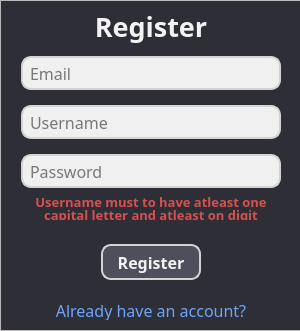
           <widget class="QFrame" name="registerFrame">
            <property name="enabled">
             <bool>true</bool>
            </property>
            <property name="minimumSize">
             <size>
              <width>300</width>
              <height>230</height>
             </size>
            </property>
            <property name="maximumSize">
             <size>
              <width>300</width>
              <height>730</height>
             </size>
            </property>
            <property name="styleSheet">
             <string notr="true">#registerFrame {
    background-color: #2D2E36;
    border: none;
}</string>
            </property>
            <property name="frameShape">
             <enum>QFrame::StyledPanel</enum>
            </property>
            <property name="frameShadow">
             <enum>QFrame::Raised</enum>
            </property>
            <layout class="QGridLayout" name="gridLayout_7">
             <property name="leftMargin">
              <number>0</number>
             </property>
             <property name="topMargin">
              <number>0</number>
             </property>
             <property name="rightMargin">
              <number>0</number>
             </property>
             <property name="bottomMargin">
              <number>0</number>
             </property>
             <property name="spacing">
              <number>0</number>
             </property>
             <item row="0" column="0">
              <widget class="QFrame" name="registerVerticalFrame">
               <property name="minimumSize">
                <size>
                 <width>300</width>
                 <height>230</height>
                </size>
               </property>
               <property name="maximumSize">
                <size>
                 <width>300</width>
                 <height>575</height>
                </size>
               </property>
               <property name="styleSheet">
                <string notr="true">#registerVerticalFrame {
	background-color: #2D2E36;
	border: none;
}</string>
               </property>
               <layout class="QVBoxLayout" name="verticalLayout_21">
                <property name="spacing">
                 <number>5</number>
                </property>
                <property name="leftMargin">
                 <number>15</number>
                </property>
                <property name="topMargin">
                 <number>0</number>
                </property>
                <property name="rightMargin">
                 <number>15</number>
                </property>
                <property name="bottomMargin">
                 <number>10</number>
                </property>
                <item>
                 <widget class="QLabel" name="registerLabel">
                  <property name="minimumSize">
                   <size>
                    <width>0</width>
                    <height>50</height>
                   </size>
                  </property>
                  <property name="maximumSize">
                   <size>
                    <width>16777215</width>
                    <height>70</height>
                   </size>
                  </property>
                  <property name="font">
                   <font>
                    <family>Cairo</family>
                    <pointsize>20</pointsize>
                    <weight>75</weight>
                    <bold>true</bold>
                   </font>
                  </property>
                  <property name="styleSheet">
                   <string notr="true">#registerLabel {
	color: #f3f3f3;
	background-color: #2D2E36;

}</string>
                  </property>
                  <property name="text">
                   <string>Register</string>
                  </property>
                  <property name="alignment">
                   <set>Qt::AlignCenter</set>
                  </property>
                  <property name="margin">
                   <number>0</number>
                  </property>
                 </widget>
                </item>
                <item>
                 <widget class="QLineEdit" name="registerEmailLineEdit">
                  <property name="sizePolicy">
                   <sizepolicy hsizetype="Expanding" vsizetype="Expanding">
                    <horstretch>0</horstretch>
                    <verstretch>0</verstretch>
                   </sizepolicy>
                  </property>
                  <property name="minimumSize">
                   <size>
                    <width>250</width>
                    <height>44</height>
                   </size>
                  </property>
                  <property name="maximumSize">
                   <size>
                    <width>16777215</width>
                    <height>44</height>
                   </size>
                  </property>
                  <property name="sizeIncrement">
                   <size>
                    <width>0</width>
                    <height>0</height>
                   </size>
                  </property>
                  <property name="font">
                   <font>
                    <family>Cairo</family>
                    <pointsize>12</pointsize>
                   </font>
                  </property>
                  <property name="toolTip">
                   <string>&lt;html&gt;&lt;head/&gt;&lt;body&gt;&lt;p&gt;Enter a valid email address (e.g., name@example.com).&lt;/p&gt;&lt;/body&gt;&lt;/html&gt;</string>
                  </property>
                  <property name="styleSheet">
                   <string notr="true">#registerEmailLineEdit {
    background-color: #f0f0f0; 
    border: 2px solid lightgray;  
    border-radius: 10px;         
    padding: 5px;                     
    color: black;             
	margin: 0px 5px 10px 5px;
}</string>
                  </property>
                  <property name="text">
                   <string/>
                  </property>
                  <property name="placeholderText">
                   <string>Email</string>
                  </property>
                 </widget>
                </item>
                <item>
                 <widget class="QLineEdit" name="registerUsernameLineEdit">
                  <property name="sizePolicy">
                   <sizepolicy hsizetype="Expanding" vsizetype="Expanding">
                    <horstretch>0</horstretch>
                    <verstretch>0</verstretch>
                   </sizepolicy>
                  </property>
                  <property name="minimumSize">
                   <size>
                    <width>250</width>
                    <height>44</height>
                   </size>
                  </property>
                  <property name="maximumSize">
                   <size>
                    <width>16777215</width>
                    <height>44</height>
                   </size>
                  </property>
                  <property name="sizeIncrement">
                   <size>
                    <width>0</width>
                    <height>0</height>
                   </size>
                  </property>
                  <property name="font">
                   <font>
                    <family>Cairo</family>
                    <pointsize>12</pointsize>
                   </font>
                  </property>
                  <property name="toolTip">
                   <string>&lt;html&gt;&lt;head/&gt;&lt;body&gt;&lt;p&gt;Choose a username that is at most 10 characters long.&lt;/p&gt;&lt;/body&gt;&lt;/html&gt;</string>
                  </property>
                  <property name="styleSheet">
                   <string notr="true">#registerUsernameLineEdit {
    background-color: #f0f0f0; 
    border: 2px solid lightgray;  
    border-radius: 10px;         
    padding: 5px;                      
    color: black;             
	margin: 0px 5px 10px 5px;
}</string>
                  </property>
                  <property name="text">
                   <string/>
                  </property>
                  <property name="placeholderText">
                   <string>Username</string>
                  </property>
                 </widget>
                </item>
                <item>
                 <widget class="QLineEdit" name="registerPasswordLineEdit">
                  <property name="sizePolicy">
                   <sizepolicy hsizetype="Expanding" vsizetype="Expanding">
                    <horstretch>0</horstretch>
                    <verstretch>0</verstretch>
                   </sizepolicy>
                  </property>
                  <property name="minimumSize">
                   <size>
                    <width>250</width>
                    <height>34</height>
                   </size>
                  </property>
                  <property name="maximumSize">
                   <size>
                    <width>16777215</width>
                    <height>34</height>
                   </size>
                  </property>
                  <property name="sizeIncrement">
                   <size>
                    <width>0</width>
                    <height>0</height>
                   </size>
                  </property>
                  <property name="font">
                   <font>
                    <family>Cairo</family>
                    <pointsize>12</pointsize>
                   </font>
                  </property>
                  <property name="toolTip">
                   <string>&lt;html&gt;&lt;head/&gt;&lt;body&gt;&lt;p&gt;Your password must have at least one uppercase letter and one digit. Minimum 6 characters and at most 20.&lt;/p&gt;&lt;/body&gt;&lt;/html&gt;</string>
                  </property>
                  <property name="toolTipDuration">
                   <number>-1</number>
                  </property>
                  <property name="styleSheet">
                   <string notr="true">#registerPasswordLineEdit {
    background-color: #f0f0f0; 
    border: 2px solid lightgray;  
    border-radius: 10px;         
    padding: 5px;                       
    color: black;             
	margin: 0px 5px 0px 5px;
}

</string>
                  </property>
                  <property name="text">
                   <string/>
                  </property>
                  <property name="echoMode">
                   <enum>QLineEdit::Password</enum>
                  </property>
                  <property name="placeholderText">
                   <string>Password</string>
                  </property>
                 </widget>
                </item>
                <item>
                 <widget class="QLabel" name="registerErrorMessageLabel">
                  <property name="sizePolicy">
                   <sizepolicy hsizetype="Expanding" vsizetype="Expanding">
                    <horstretch>0</horstretch>
                    <verstretch>0</verstretch>
                   </sizepolicy>
                  </property>
                  <property name="minimumSize">
                   <size>
                    <width>252</width>
                    <height>20</height>
                   </size>
                  </property>
                  <property name="maximumSize">
                   <size>
                    <width>16777215</width>
                    <height>50</height>
                   </size>
                  </property>
                  <property name="font">
                   <font>
                    <family>Cairo</family>
                    <pointsize>10</pointsize>
                    <weight>75</weight>
                    <bold>true</bold>
                   </font>
                  </property>
                  <property name="styleSheet">
                   <string notr="true">#registerErrorMessageLabel {
	color: #D84F4F;
	padding-bottom: 5px;
	background-color: #2D2E36;
}</string>
                  </property>
                  <property name="text">
                   <string>&lt;p style='line-height: 0.7;'&gt;Username must to have atleast one capital letter and atleast on digit&lt;/p&gt;</string>
                  </property>
                  <property name="alignment">
                   <set>Qt::AlignCenter</set>
                  </property>
                  <property name="wordWrap">
                   <bool>true</bool>
                  </property>
                  <property name="textInteractionFlags">
                   <set>Qt::LinksAccessibleByMouse|Qt::TextSelectableByMouse</set>
                  </property>
                 </widget>
                </item>
                <item>
                 <widget class="QFrame" name="registerButtonFrame">
                  <property name="maximumSize">
                   <size>
                    <width>500</width>
                    <height>70</height>
                   </size>
                  </property>
                  <property name="styleSheet">
                   <string notr="true">#registerButtonFrame {
	background-color: #2D2E36;
}</string>
                  </property>
                  <layout class="QHBoxLayout" name="usernameButtonHorizontalLayout_3">
                   <property name="spacing">
                    <number>0</number>
                   </property>
                   <property name="leftMargin">
                    <number>0</number>
                   </property>
                   <property name="topMargin">
                    <number>15</number>
                   </property>
                   <property name="rightMargin">
                    <number>0</number>
                   </property>
                   <property name="bottomMargin">
                    <number>15</number>
                   </property>
                   <item>
                    <widget class="QPushButton" name="registerPushButton">
                     <property name="maximumSize">
                      <size>
                       <width>100</width>
                       <height>36</height>
                      </size>
                     </property>
                     <property name="font">
                      <font>
                       <family>Cairo</family>
                       <pointsize>12</pointsize>
                       <weight>75</weight>
                       <bold>true</bold>
                      </font>
                     </property>
                     <property name="cursor">
                      <cursorShape>PointingHandCursor</cursorShape>
                     </property>
                     <property name="styleSheet">
                      <string notr="true">#registerPushButton  {
    background-color: #4E4F5A; 
    border: 2px solid lightgray;  
    border-radius: 10px;         
    padding: 5px;                     
    color: #f3f3f3;       
}

#registerPushButton:hover {
    background-color: #464751; 
	border-color: #D7D7D7;
}

#registerPushButton:pressed {
    background-color: #383840; 
	border-color:#D7D7D7;
}</string>
                     </property>
                     <property name="text">
                      <string>Register</string>
                     </property>
                    </widget>
                   </item>
                  </layout>
                 </widget>
                </item>
                <item>
                 <widget class="QLabel" name="moveToLoginLabel">
                  <property name="sizePolicy">
                   <sizepolicy hsizetype="Expanding" vsizetype="Expanding">
                    <horstretch>0</horstretch>
                    <verstretch>0</verstretch>
                   </sizepolicy>
                  </property>
                  <property name="minimumSize">
                   <size>
                    <width>250</width>
                    <height>20</height>
                   </size>
                  </property>
                  <property name="maximumSize">
                   <size>
                    <width>16777215</width>
                    <height>20</height>
                   </size>
                  </property>
                  <property name="font">
                   <font>
                    <family>Cairo</family>
                    <pointsize>12</pointsize>
                    <weight>50</weight>
                    <bold>false</bold>
                   </font>
                  </property>
                  <property name="cursor">
                   <cursorShape>PointingHandCursor</cursorShape>
                  </property>
                  <property name="styleSheet">
                   <string notr="true">#moveToLoginLabel {
	color: #6BA6FD;
	background-color: #2D2E36;
}

#moveToLoginLabel:hover {
	color: #6095E3;
}
</string>
                  </property>
                  <property name="text">
                   <string>Already have an account?</string>
                  </property>
                  <property name="alignment">
                   <set>Qt::AlignCenter</set>
                  </property>
                 </widget>
                </item>
               </layout>
              </widget>
             </item>
            </layout>
           </widget>
